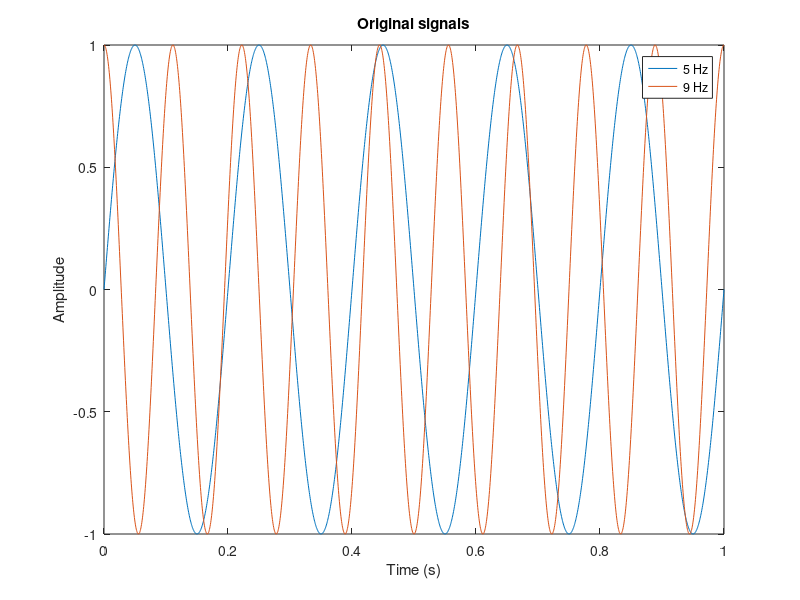

MATLAB code to generate this figure:
% Select y in Workspace, then Plots > Plot workspace data.
% Choose t as X data, then create a new figure or open its script.
t = linspace(0,1,2000);
y = [sin(2*pi*5*t)' cos(2*pi*9*t)'];
plot(t,y);
xlabel('Time (s)');
ylabel('Amplitude');
title('Original signals');
legend('5 Hz','9 Hz');
